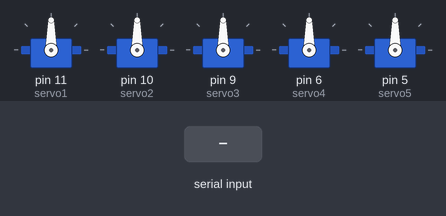
A sketch run on a simulated Arduino Uno, built with avr-gcc and run on an emulated ATmega328P. Parts: 5 × servo. The test bench sets the inputs (shaded band).

Above: at 1.2 s.
1.3 s: "a" received over Serial
At 9.6 s:
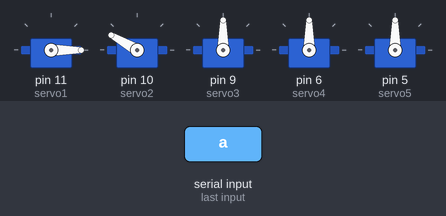
At 13.5 s:
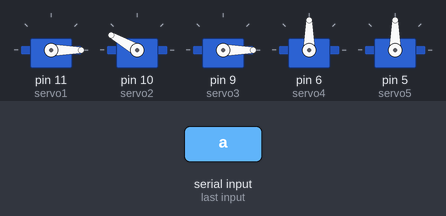
Timing chart, 0 to 21.1 s (numbered marks = the images above; inputs shaded):
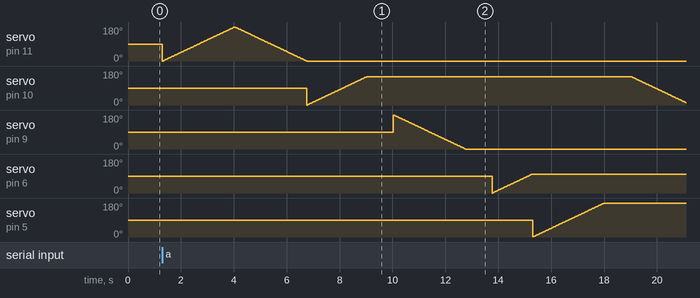

The sketch:

Multi_Servo_Control_System.ino
```cpp
/*
  Author: Vikrant_Gupta
  Email: vikrantgupta95@gmail.com
  LinkedIn: https://www.linkedin.com/in/vikrantgupta95/
  Instagram: https://www.instagram.com/crazyvikku/
  GitHub: https://github.com/vikrantgupta95

  Description:
  This code controls multiple servo motors based on serial input. Servo positions are adjusted
  sequentially based on the input character received from the serial monitor. It allows rotating
  the servo motors in different directions.

  Last updated: [Date]
*/

#include <Servo.h>

char inputCharacter;

Servo servo1;  // create servo object to control a servo
Servo servo2;  // create servo object to control a servo
Servo servo3;  // create servo object to control a servo
Servo servo4;  // create servo object to control a servo
Servo servo5;  // create servo object to control a servo

int position1 = 0;  // variable to store the servo position
int position2 = 0;  // variable to store the servo position
int position3 = 0;  // variable to store the servo position
int position4 = 0;  // variable to store the servo position
int position5 = 0;  // variable to store the servo position

void setup() {
  servo1.attach(11);  // attaches the servo on pin 11 to the servo object
  servo2.attach(10);  // attaches the servo on pin 10 to the servo object
  servo3.attach(9);   // attaches the servo on pin 9 to the servo object
  servo4.attach(6);   // attaches the servo on pin 6 to the servo object
  servo5.attach(5);   // attaches the servo on pin 5 to the servo object

  Serial.begin(9600);
}

void loop() {
  if (Serial.available() > 0) {
    inputCharacter = Serial.read();
  }

  if (inputCharacter == 'a') {
    // Rotate servo1
    for (position1 = 0; position1 <= 180; position1 += 1) {
      servo1.write(position1);
      delay(15);
    }
    for (position1 = 180; position1 >= 0; position1 -= 1) {
      servo1.write(position1);
      delay(15);
    }

    // Rotate servo2
    for (position2 = 0; position2 <= 150; position2 += 1) {
      servo2.write(position2);
      delay(15);
    }
    delay(1000);

    // Rotate servo3
    for (position3 = 180; position3 >= 0; position3 -= 1) {
      servo3.write(position3);
      delay(15);
    }
    delay(1000);

    // Rotate servo4
    for (position4 = 0; position4 <= 100; position4 += 1) {
      servo4.write(position4);
      delay(15);
    }

    // Rotate servo5
    for (position5 = 0; position5 <= 180; position5 += 1) {
      servo5.write(position5);
      delay(15);
    }
    delay(1000);

    // Reset servo2
    for (position2 = 150; position2 >= 0; position2 -= 1) {
      servo2.write(position2);
      delay(15);
    }
    delay(1000);
  }
  else if (inputCharacter == 's') {
    // Rotate servo3
    for (position3 = 0; position3 >= 100; position3 -= 1) {
      servo3.write(position3);
      delay(15);
    }
    delay(1000);

    // Rotate servo4
    for (position4 = 60; position4 >= 0; position4 -= 1) {
      servo4.write(position4);
      delay(15);
    }
    delay(1000);

    // Rotate servo5
    for (position5 = 180; position5 >= 0; position5 -= 1) {
      servo5.write(position5);
      delay(15);
    }
  }
}
```
